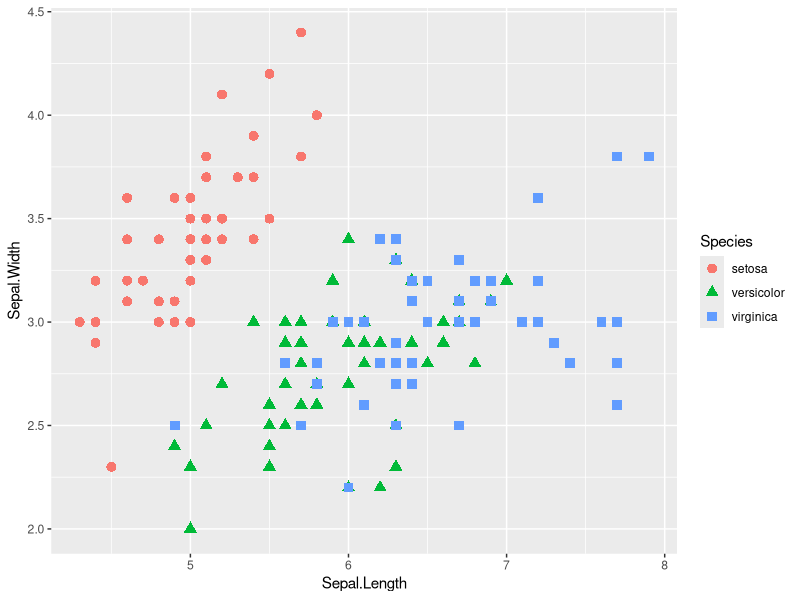
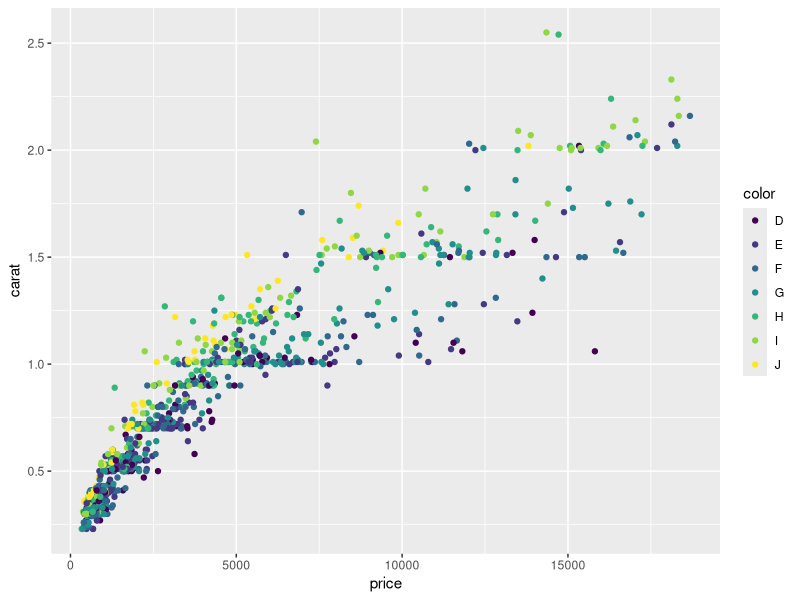

Write the R code that produced these figures, in order.
# ggplot learning script
# Dan Magee
# 22 Feb 2015
# djmagee@asu.edu

install.packages("ggplot2", dependencies = TRUE)
install.packages("plyr")
install.packages("ggthemes")
install.packages("reshape2")

library("ggplot2")
library("reshape2")
library("ggthemes")
library("plyr")

myplot <- ggplot(data = iris, aes(x=Sepal.Length, y=Sepal.Width, color=Species))
summary(myplot)

# why shape = Species?
# because we're mapping, not setting
myplot + geom_point(aes(shape=Species), size = 3)

# want the first element of dim(diamonds) is the # of rows
# sample from 1 to the number of rows 1,000 times
# those are the rows we want
# way to randomly pull from 1 to the length of our dataset 1000 times
# store as d2
d2 <- diamonds[sample(1:dim(diamonds)[1], 1000), ]

# look at the data set this way... decide to plot by carat by price
# sort the color by color after seeing this
head(d2)
d2plot <- ggplot(d2, aes(x=price, y=carat, color=color))

d2plot + geom_point()
